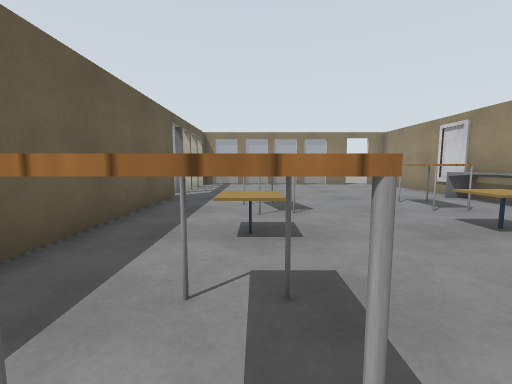
[1] (above)

12 first-person views from a walk through a robot-simulator world made for Gazebo. The camera is 1 m above the floor, tilts 6° down and sees 90° across. The floor is counted in squares, 1 m on a side. Each view is taken from the middle of a square. On the plan, view 1 faces up. The plan holds only what a view shows up to about 11 squares ahead; the rest is blank. Robots are left out. Gazebo's built-in surfaces are drawn with simple patterns. Some surface patterns are stand-ins.

[2]
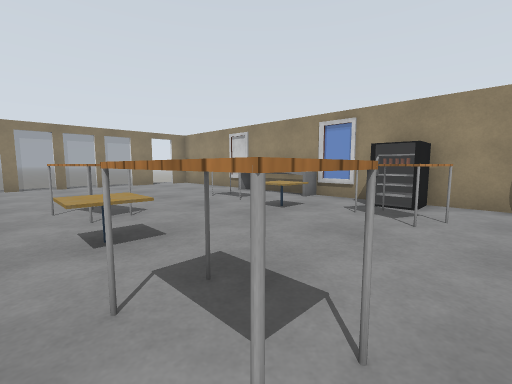

[3]
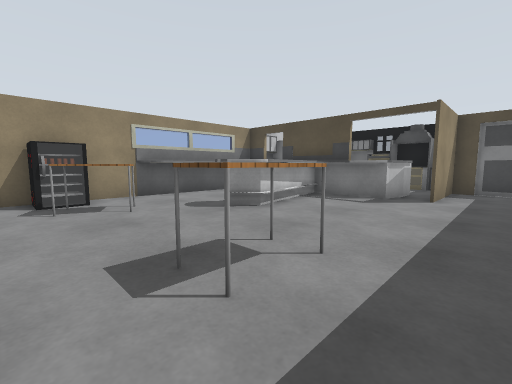

[4]
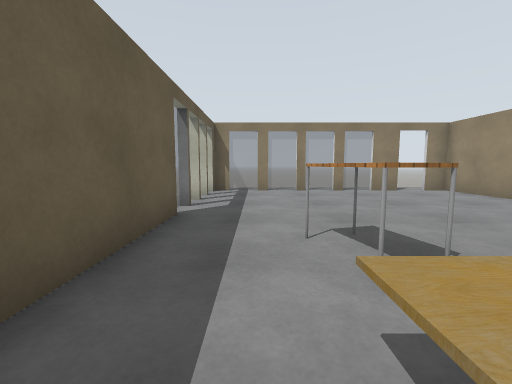

[5]
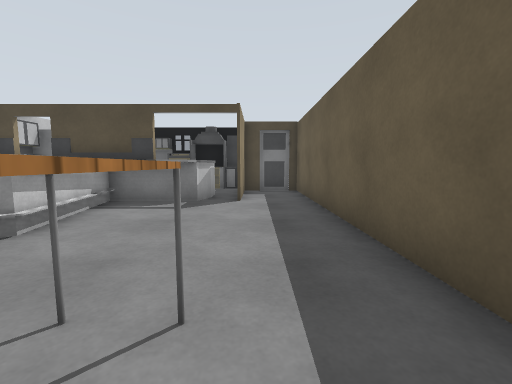

[6]
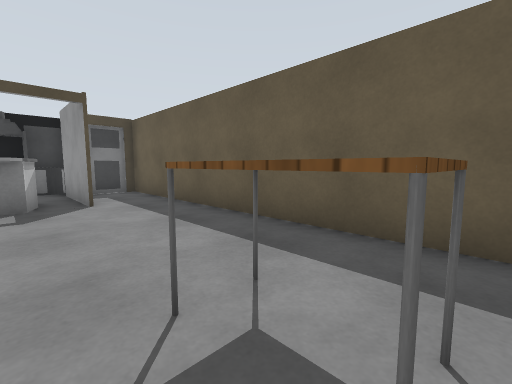

[7]
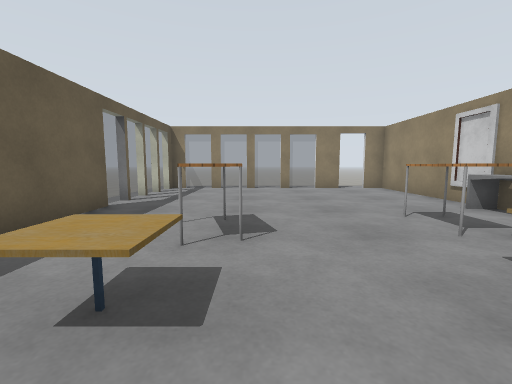

[8]
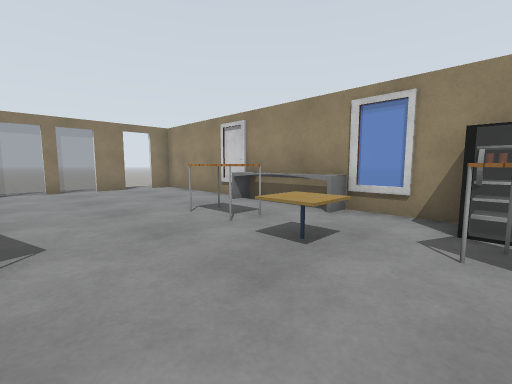

[9]
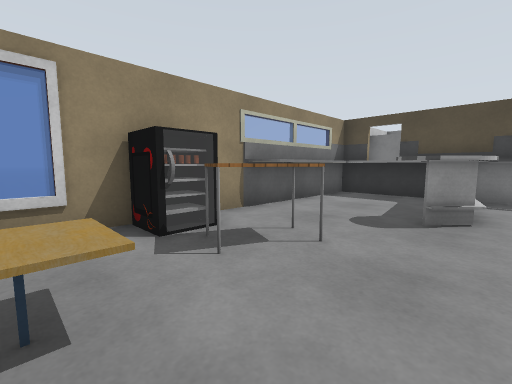

[10]
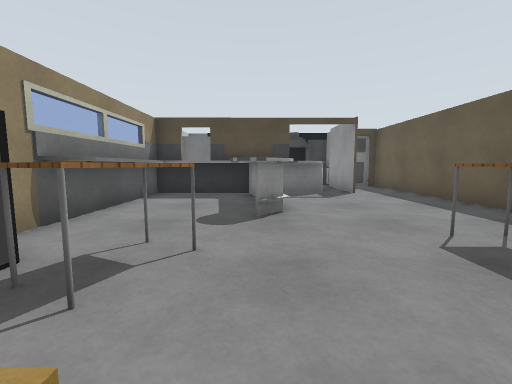

[11]
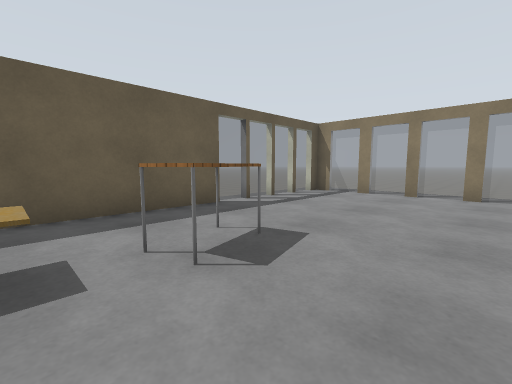

[12]
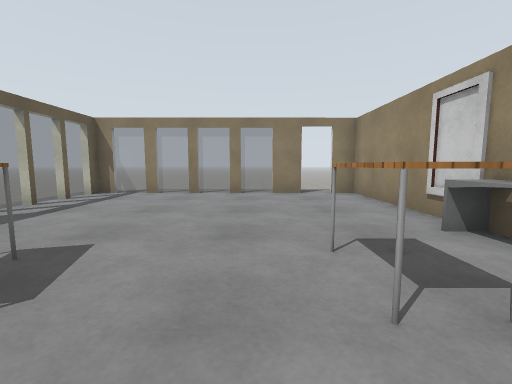

### Floor plan
Key: @ floor where view 1 was taken; # wall or solid block; . floor; = window, fence, low wall or low ledge; T table; C cafe table.
Columns run from 3 left of view 1 to 7 right of it. Each row starts with its distance up from view 1.
 14  .........
 13 #======#.##
 12 =.........#
 11 =.........#
 10 =.........#
  9 =.........#
  8 #........=#
  7 #......T.=
  6 #..TT..T.=
  5 #..T.....=#
  4 #..C...C..=
  3 #..C......#
  2 #..T...TT##
  1 #..T...T..#
  0 #..@......#
 -1 #.....#..##
 -2 #.....#..#
 -3 #.....#..#
 -4 #.....####
 -5 #..#######
 -6 #..##   ##
 -7 #..#    ##
 -8 ####
 -9   #####
-10   ###

Positions as (right, up) in squares from view 1, and headings:
1: (0, 0), facing up
2: (-1, 0), facing up-right
3: (-2, 3), facing down-right
4: (-1, 3), facing up
5: (-1, 2), facing down
6: (1, 2), facing down-left
7: (1, 2), facing up
8: (1, 2), facing up-right
9: (2, 4), facing down-right
10: (3, 4), facing down
11: (3, 4), facing up-left
12: (3, 4), facing up
